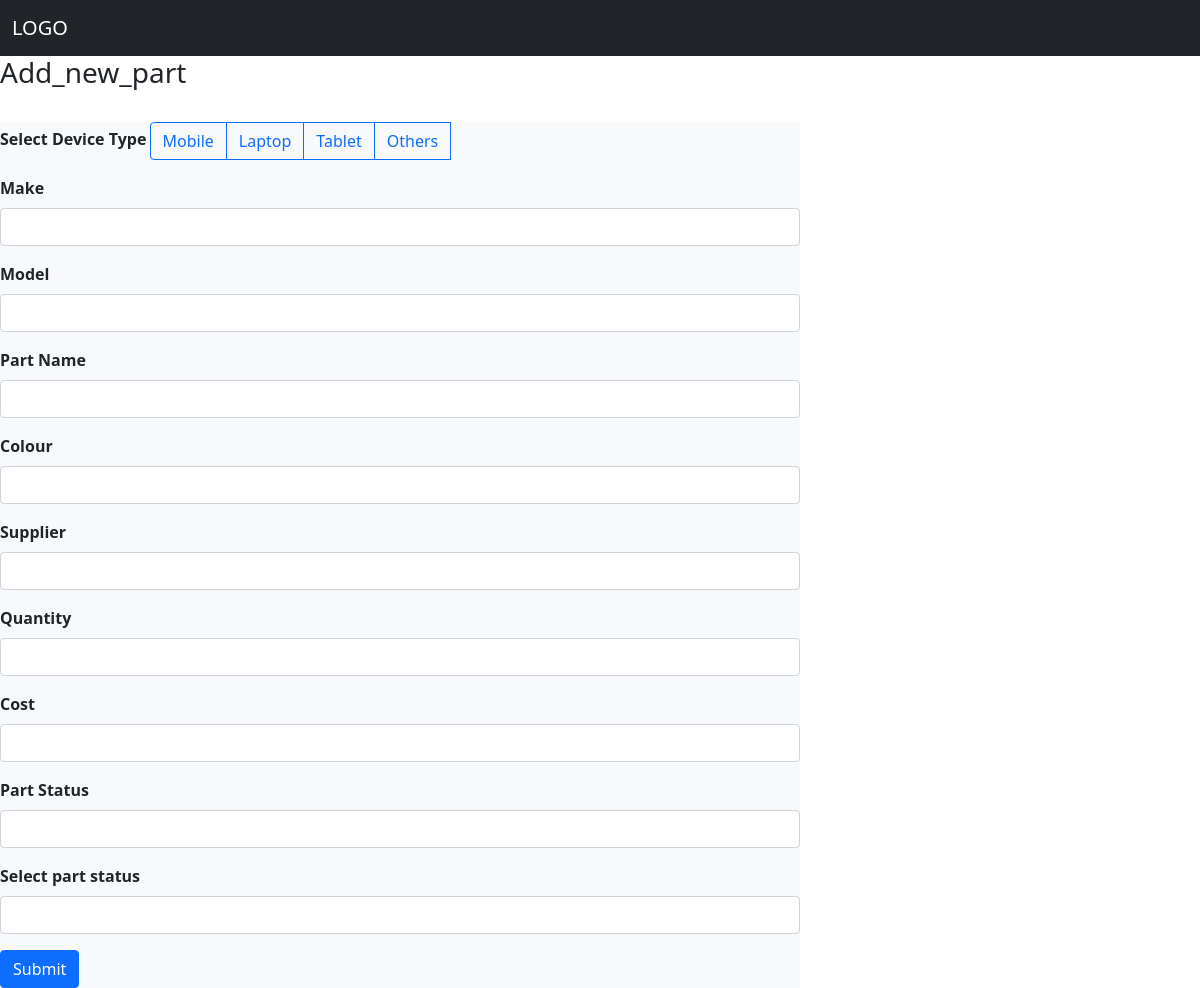
/Add_new_part/, run on the app's committed database.
### Jobs/models.py (models this page shows, shortened)
class Devices(models.Model):
    devices = models.CharField(max_length=250)
    def get_id(self):
        return self.id # with this function we can call specific ID for devices column

### Inventories/views.py (the view, shortened to what this page needs)
# urls.py: path('Add_new_part/', views.Add_new_part, name='Add_new_part'),
def Add_new_part(request):
    part = Inventories.objects.all()
    make = Make.objects.all()
    model = Model.objects.all()
    device = Devices.objects.all()
    part_name = Part_name.objects.all()
    colour = Part_colour.objects.all()
    supplier = Supplier.objects.all()
    part_status = Part_status.objects.all()
    context = {'part_context':part,
                'make_context':make,
                'model_context':model,
                'device_context':device,
                'part_name_context':part_name,
                'colour_context':colour,
                'supplier_context':supplier,
                'part_status_context':part_status
                }
    return render(request,'Add_new_part.html',context)

### templates/Add_new_part.html (shortened to what this page needs)
{% extends 'base.html' %}
{% block content %}
<h3>Add_new_part</h3><br>
<form method="POST" class="col bg-light col-md-8 col-mb-4 "  >
     <div class="mb-3">
        <label for="exampleInputEmail1" class="form-label" ><strong>Select Device Type </strong></label>
        <div class="btn-group" role="group" aria-label="Basic radio toggle button group">
          {% for device in device_context %}
          <label class="btn btn-outline-primary" for = "{{device.get_id}}" >{{device.devices}}</label>
          {% endfor %}
        </div>
      </div>
    <div class="mb-3" id="mobile_div" >
        <label for="exampleInputEmail1" class="form-label"><strong>Make </strong> {{part_context.make.make }}</label>
        <input required list="make_list" name = "make_name" class="form-control" id="make_mobile" aria-describedby="emailHelp">
    </div>
    <div class="mb-3">
        <label for="exampleInputEmail1" class="form-label"><strong> Model </strong></label>
        <input required list="model_list" name = "model_name" class="form-control" id="model" aria-describedby="emailHelp">
      </div>
      <div class="mb-3">
        <label for="exampleInputEmail1" class="form-label"><strong> Part Name </strong></label>
        <input required list="part_name_list" name = "part_name" class="form-control" id="part_name_id" aria-describedby="emailHelp">
      </div>
      <div class="mb-3">
        <label for="exampleInputEmail1" class="form-label"><strong> Colour </strong></label>
        <input required list="colour_list" name = "colour_name" class="form-control" id="colour_id" aria-describedby="emailHelp">
      </div>
      <div class="mb-3">
        <label for="exampleInputEmail1" class="form-label"><strong> Supplier </strong></label>
        <input required list="supplier_list" name = "supplier_name" class="form-control" id="supplier_id" aria-describedby="emailHelp">
      </div>
      <div class="mb-3">
        <label for="exampleInputEmail1" class="form-label"> <strong> Quantity </strong></label>
        <input required type="number" name = "quantity_name" class="form-control" id="quantity_id" >
      </div>
      <div class="mb-3">
        <label for="exampleInputEmail1" class="form-label"> <strong> Cost </strong></label>
        <input required type="number" name = "cost_name" class="form-control" id="cost_id" >
      </div>
     <div class="mb-3">
        <label for="exampleInputEmail1" class="form-label"><strong> Part Status </strong></label>
        <input required list="part_status_list" name = "part_status_name" class="form-control" id="part_status_id" >
      </div>
       <div class="mb-3">
        <label for="exampleInputEmail1" class="form-label"><strong> Select part status </strong></label>
        <input required list="part_status" name = "part_status" class="form-control" id="part_status_id">
      </div>
      <button type="submit" class="btn btn-primary">Submit</button>
</form>
{% endblock %}

### data on the page
Devices: devices "Mobile"
Devices: devices "Laptop"
Devices: devices "Tablet"
Devices: devices "Others"
